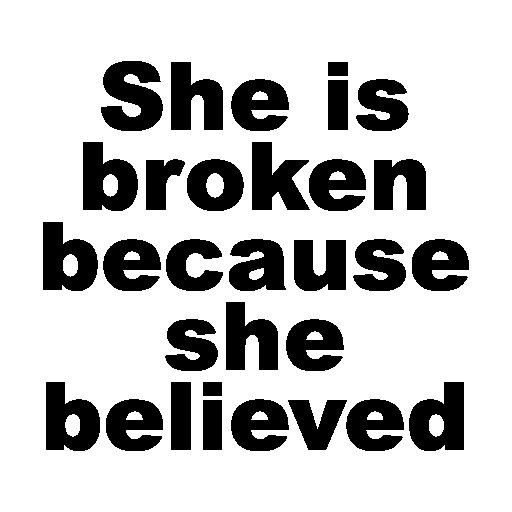
#> input picture Corte 1/ImageProcess/Actividad9/mensaje_oculto1.png, 512 x 512 px, found by its file name
$ python Actividad9.py
#> lines starting #> are read from the running program, lines starting #| are printed output that depends on the picture; after the words box and inside, x2 and y2 are one past the last pixel; in counts of white or black regions, pixels touching at a corner belong together
from PIL import Image
import numpy as np
import matplotlib.pyplot as plt

ruta_msg1 = "./ImageProcess/Actividad9/mensaje_oculto1.png"
ruta_msg2 = "./ImageProcess/Actividad9/mensaje_oculto2.png"
img_msg1 = Image.open(ruta_msg1).convert("L")
#> img_msg1: PIL image 512x512 L; 76.8% white; 31 black regions, largest, box (x1, y1, x2, y2) and area: (101, 61, 163, 131) 3002, (409, 382, 464, 451) 2659, (83, 142, 138, 211) 2651
img_msg2 = Image.open(ruta_msg2).convert("L")
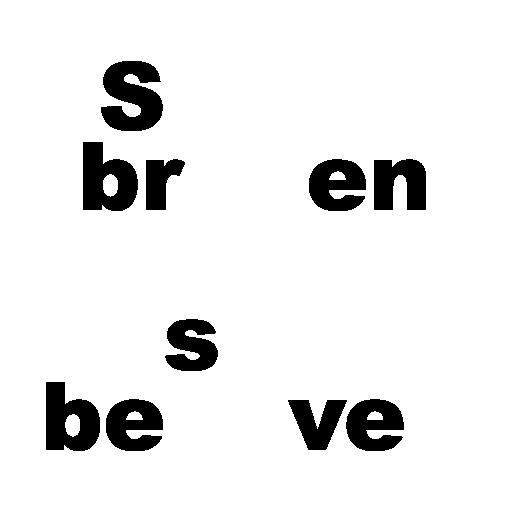
#> input picture Corte 1/ImageProcess/Actividad9/mensaje_oculto2.png, 512 x 512 px, found by its file name
#> img_msg2: PIL image 512x512 L; 91.8% white; 10 black regions, largest, box (x1, y1, x2, y2) and area: (101, 61, 163, 131) 3002, (83, 142, 138, 211) 2651, (46, 382, 100, 451) 2596
matriz_img1 = np.array(img_msg1, dtype=np.int32)
matriz_img2 = np.array(img_msg2, dtype=np.int32)
matriz_resta = np.abs(matriz_img1 - matriz_img2)
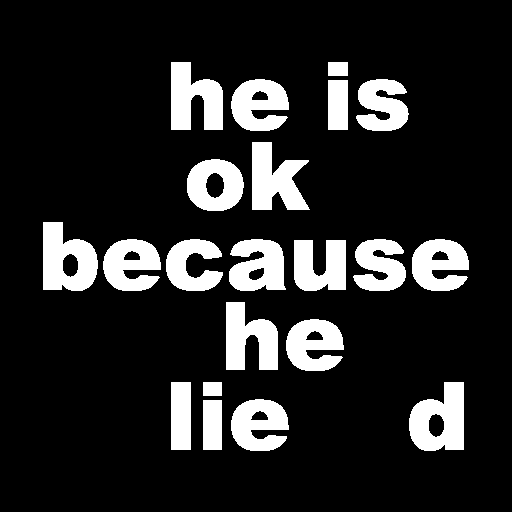
#> matriz_resta: shape (512, 512) int32; 15% white; 21 white regions, largest, box (x1, y1, x2, y2) and area: (409, 382, 464, 451) 2659, (43, 222, 98, 291) 2647, (252, 142, 310, 210) 2518
matriz_resta = np.uint8(matriz_resta)
imagen_descifrada = Image.fromarray(matriz_resta, mode="L")
fig, axes = plt.subplots(1, 4, figsize=(16, 4))
axes[0].imshow(img_msg1, cmap='gray')
axes[0].set_title("Imagen Original 1")
axes[0].axis("off")
axes[1].imshow(img_msg2, cmap='gray')
axes[1].set_title("Imagen Original 2")
axes[1].axis("off")
axes[2].imshow(imagen_descifrada, cmap='gray')
axes[2].set_title("Resta: |Img1 - Img2|\n(Mensaje Descifrado)")
axes[2].axis("off")
umbral = 127
imagen_binarizada = np.where(matriz_resta > umbral, 255, 0).astype(np.uint8)
imagen_binarizada_pil = Image.fromarray(imagen_binarizada, mode="L")
axes[3].imshow(imagen_binarizada_pil, cmap='gray')
axes[3].set_title("Binarizada (umbral=127)")
axes[3].axis("off")
plt.tight_layout()
plt.savefig("./ImageProcess/Actividad9/01_Mensaje_Descifrado.png", dpi=150, bbox_inches='tight')
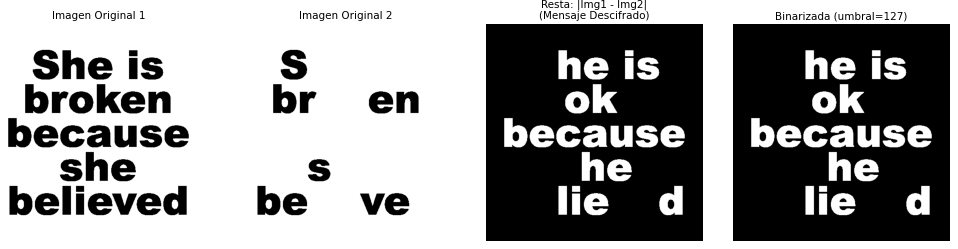
#> figure drawn by matplotlib, 4 panels
plt.show()
imagen_descifrada.save("./ImageProcess/Actividad9/mensaje_descifrado_resultado.png")
archivos = [
    "./ImageProcess/Actividad9/Imagen_con_detalles_escondidos1.png",
    "./ImageProcess/Actividad9/Imagen_con_detalles_escondidos2.png",
    "./ImageProcess/Actividad9/Imagen_con_detalles_escondidos3.png",
    "./ImageProcess/Actividad9/Imagen_con_detalles_escondidos4.png",
    "./ImageProcess/Actividad9/Imagen_con_detalles_escondidos5.png"
]
imagenes_cargadas = []
for archivo in archivos:
    img = Image.open(archivo).convert('L')
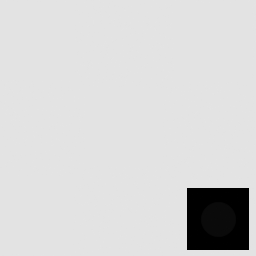
#> input picture Corte 1/ImageProcess/Actividad9/Imagen_con_detalles_escondidos1.png, 256 x 256 px, found by its file name
#> (the run stopped early here; a loop or call above may not have finished)
